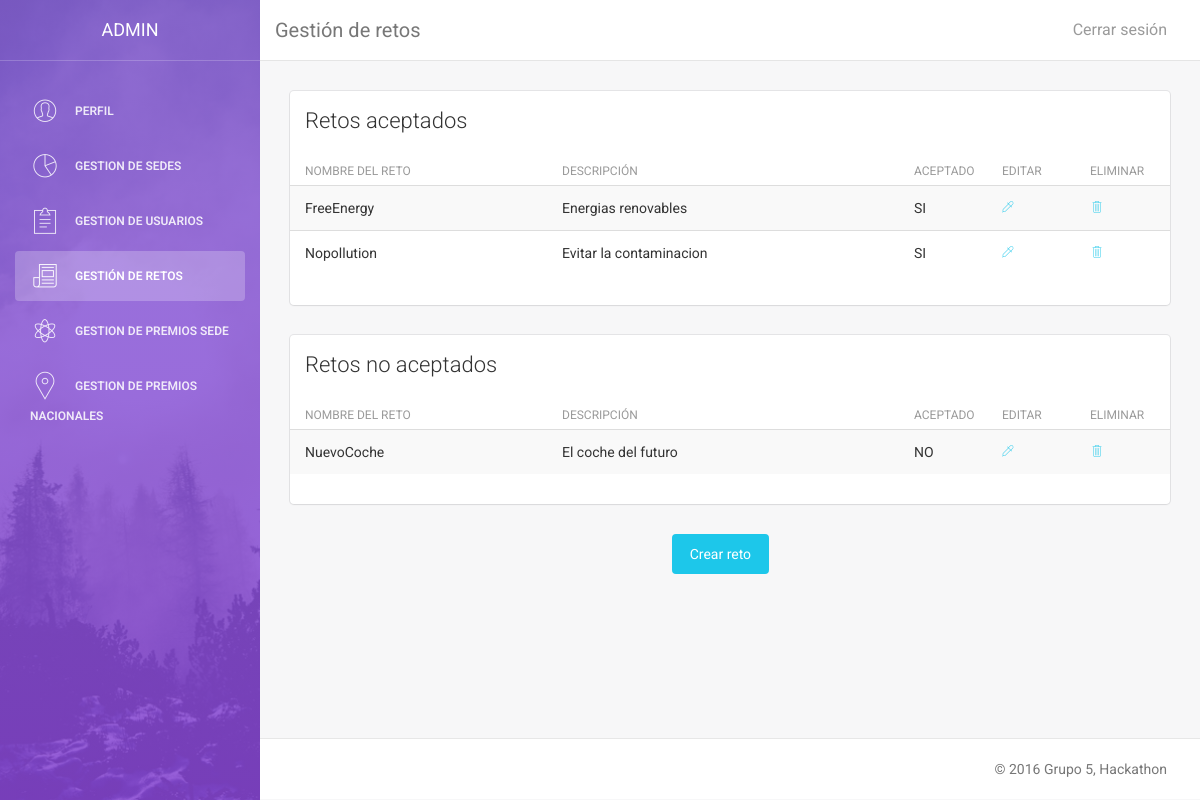
Screenshot of /vistas/admin/a_retos.php (signed in) with the database file from the repository.
### tables this page shows
CREATE TABLE IF NOT EXISTS Reto (
  `idReto` VARCHAR(50) NOT NULL,
	`DescReto` VARCHAR(500),
  `Aceptado` TINYINT(1) NOT NULL DEFAULT 0,
  PRIMARY KEY (`idReto`));

### modelo/esp.php (called while the page is built, shortened)
<?php
$idioma["aceptar"] = "Aceptar";
$idioma["cancelar"] = "Cancelar";
$idioma["editar"] = "Editar";
$idioma["eliminar"] = "Eliminar";
$idioma["volver"] = "Volver";
$idioma["crear"] = "Crear";
$idioma["modificar"] = "Modificar";
$idioma["cerrar"] = "Cerrar sesión";
$idioma["si"] = "SI";
$idioma["no"] = "NO";
$idioma["ver"] = "Ver";
$idioma["add"] = "Añadir";
$idioma['perfil'] = "Perfil";
$idioma['editar_perfil'] = "Editar perfil";
$idioma['eliminar_perfil'] = "Eliminar mi cuenta";
$idioma['rol'] = "Rol";
$idioma['idioma'] = "Idioma";
$idioma['nueva_pass'] = "Nueva contraseña";
$idioma["login_introduccion"] = "Bienvenido a la pagina del Hackaton.";
$idioma["login_introduccion2"] = "El mayor evento de retos del mundo";
$idioma["login_logueate"] = "Logueate en nuestro sitio";
$idioma["login_introduzca"] = "Introduzca su usario y contraseña para entrar:";
$idioma["login_usuario"] = "Usuario";
$idioma["login_pass"] = "Contraseña";
$idioma["login_aceptar"] = "Entra!";
$idioma["login_registrar"] = "Regístrate";
$idioma["login_or"] = "o si no...";
$idioma["login_visita"] = "Mira los retos";
$idioma["login_retos"] = "Retos";
$idioma['login_frase_retos'] = "Haz click en los retos para ver su descripcion";
$idioma['volver_login'] = "Volver al login";
$idioma['crear_reto'] = "¡Crea un reto!";
$idioma["registro_introduccion"] = "Bienvenido a la pagina del Hackaton.";
$idioma["registro_introduccion2"] = "El mayor evento de retos del mundo";
$idioma["registro_registrate"] = "Regístrate en nuestro sitio";
$idioma["registro_introduzca"] = "Rellena los campos para regístrarte:";
$idioma["registro_usuario"] = "Usuario";
$idioma["registro_sede"] = "Sede";
$idioma["registro_nombre"] = "Nombre";
$idioma["registro_pass"] = "Contraseña";
$idioma["registro_email"] = "Correo";
$idioma["registro_equipo"] = "Equipo";
$idioma["registro_aceptar"] = "Regístrate";
$idioma["registro_volver"] = "Volver";
$idioma["reto_introduce"] = "Completa los siguientes campos";
$idioma["gestion_retos"] = "Gestión de retos";
$idioma["retoSi"] = "Retos aceptados";
$idioma["retoNo"] = "Retos no aceptados";
$idioma["reto_nombre"] = "Nombre del reto";
$idioma["reto_descripcion"] = "Descripción";
$idioma["reto_aceptado"] = "Aceptado";
$idioma["reto_crear"] = "Crear reto";
$idioma["reto_modificar"] = "Modificar reto";
$idioma['retos'] = "Retos";
$idioma['reto_eliminar'] = "Eliminar reto";
$idioma["gestion_sedes"] = "Gestion de sedes";
$idioma["nueva_sede"] = "Nueva Sede";
$idioma["id_Sede"] = "Introduzca Ubicación";
$idioma["nombre_sede"] = "Nombre de sede";
$idioma["eliminar_sede"] = "Eliminar sede";
?>

### modelo/model_reto.php (called while the page is built, shortened)
<?php
include_once 'connect_DB.php';
class Reto {
    public function listarSi(){
        $db = new Database();
        $si = 1;
        $sqlRetos = $db->consulta("SELECT * FROM Reto WHERE Aceptado= '$si';");
        $arrayRetos = array();
        while ($row = mysqli_fetch_assoc($sqlRetos)) {
            $arrayRetos[] = $row;
        }
        return $arrayRetos;
    }
    public function listarNo(){
        $db = new Database();
        $no=0;
        $sqlRetos = $db->consulta("SELECT * FROM Reto WHERE Aceptado= '$no';");
        $arrayRetos = array();
        while ($row = mysqli_fetch_assoc($sqlRetos)) {
            $arrayRetos[] = $row;
        }
        return $arrayRetos;
    }
}
?>

### modelo/connect_DB.php (called while the page is built, shortened)
<?php
class Database {
    var $conexion;
    public function __construct($host="localhost",$user="admin_hackaton",
                                $pass="iu", $db="et1_hackaton"){
        $this->conexion = mysqli_connect($host, $user, $pass, $db);
    }
    public function consulta($sentencia){
        return mysqli_query($this->conexion,$sentencia);
    }
}
?>

### vistas/admin/a_retos.php (the view, shortened to what this page needs)
<!doctype html>
<html lang="en">
    <?php
include_once '../../modelo/model_reto.php';
$retoSi = new Reto();
$retoNo = new Reto();
$retosSi = $retoSi->listarSi();
$retosNo = $retoNo->listarNo();
    ?>
    <body>
        <div class="wrapper">
            <?php include_once '../Sidebars/a_sidebar.php'; a_sidebar('', '', '', 'class="active"',  '', '');?>
            <div class="main-panel">
                <nav class="navbar navbar-default navbar-fixed">
                    <div class="container-fluid">
                        <div class="navbar-header">
                            <a class="navbar-brand" href="#"><?php echo $idioma["gestion_retos"]; ?></a>
                        </div>
                        <div class="collapse navbar-collapse">
                            <ul class="nav navbar-nav navbar-right">
                                <li>
                                    <a href="../../controladores/ctrl_log_out.php">
                                        <?php echo $idioma["cerrar"]; ?>
                                    </a>
                                </li>
                            </ul>
                        </div>
                    </div>
                </nav>
                <div class="content">
                    <div class="container-fluid">
                        <div class="row">
                            <div class="col-md-12">
                                <div class="card">
                                    <div class="header">
                                        <h4 class="title"><?php echo $idioma['retoSi'];?></h4>
                                    </div>
                                    <div class="content table-responsive table-full-width">
                                        <table class="table table-hover table-striped">
                                            <thead>
                                                <th><?php echo $idioma["reto_nombre"]; ?></th>
                                                <th><?php echo $idioma["reto_descripcion"]; ?></th>
                                                <th><?php echo $idioma["reto_aceptado"]; ?></th>
                                                <th><?php echo $idioma["editar"]; ?></th>
                                                <th><?php echo $idioma["eliminar"]; ?></th>
                                            </thead>
                                            <tbody>
                                                <?php foreach ($retosSi as $rs){ ?>
                                                <tr>
                                                    <td width='30%'><?php echo $rs['idReto'];?></td>
                                                    <td width='40%'><?php echo $rs['DescReto'];?></td>
                                                    <td width='10%'><?php if($rs['Aceptado']==1) echo "SI";?></td>
                                                    <td width='10%'><a href="a_reto_mod.php?reto=<?php echo $rs['idReto'];?>"><i class="pe-7s-eyedropper"></i></a></td>
                                                    <td width='10%'><a href="a_reto_del.php?reto=<?php echo $rs['idReto'];?>"><i class="pe-7s-trash"></i></a></td>
                                                </tr>
                                                <?php }?>
                                            </tbody>
                                        </table>
                                    </div>
                                </div>
                                <div class="card">
                                    <div class="header">
                                        <h4 class="title"><?php echo $idioma['retoNo'];?></h4>
                                    </div>
                                    <div class="content table-responsive table-full-width">
                                        <table class="table table-hover table-striped">
                                            <thead>
                                                <th><?php echo $idioma["reto_nombre"]; ?></th>
                                                <th><?php echo $idioma["reto_descripcion"]; ?></th>
                                                <th><?php echo $idioma["reto_aceptado"]; ?></th>
                                                <th><?php echo $idioma["editar"]; ?></th>
                                                <th><?php echo $idioma["eliminar"]; ?></th>
                                            </thead>
                                            <tbody>
                                                <?php foreach ($retosNo as $rn){ ?>
                                                <tr>
                                                    <td width='30%'><?php echo $rn['idReto'];?></td>
                                                    <td width='40%'><?php echo $rn['DescReto'];?></td>
                                                    <td width='10%'><?php if($rn['Aceptado']==0) echo "NO";?></td>
                                                    <td width='10%'><a href="a_reto_mod.php?reto=<?php echo $rn['idReto'];?>"><i class="pe-7s-eyedropper"></i></a></td>
                                                    <td width='10%'><a href="a_reto_del.php?reto=<?php echo $rn['idReto'];?>"><i class="pe-7s-trash"></i></a></td>
                                                </tr>
                                                <?php }?>
                                            </tbody>
                                        </table>
                                    </div>
                                </div>
                            </div>
                        </div>
                        <div class="col-md-2 col-md-offset-5">
                            <a class="btn btn-info btn-fill boton" href="a_reto_nuevo.php"><?php echo $idioma["reto_crear"]; ?></a>
                        </div>
                    </div>
                </div>
                <footer class="footer">
                    <div class="container-fluid">
                        <p class="copyright pull-right"> &copy; 2016 Grupo 5, Hackathon</p>
                    </div>
                </footer>
            </div>
        </div>
    </body>
</html>

### css/nuestro.css (style rules this page uses)
.boton { text-decoration: none; color: white; }

### rows the page displays
reto: idReto "FreeEnergy", DescReto "Energias renovables", Aceptado "SI"
reto: idReto "Nopollution", DescReto "Evitar la contaminacion", Aceptado "SI"
reto: idReto "NuevoCoche", DescReto "El coche del futuro", Aceptado "NO"

### other values shown
$idioma['perfil'] "PERFIL"
$idioma["gestion_sedes"] "GESTION DE SEDES"
$idioma["gestion_usuarios"] "GESTION DE USUARIOS"
$idioma["gestion_retos"] "GESTIÓN DE RETOS"
$idioma["gestion_premios_sede"] "GESTION DE PREMIOS SEDE"
$idioma["gestion_premios_nacionales"] "GESTION DE PREMIOS NACIONALES"
$idioma["gestion_retos"] "Gestión de retos"
$idioma["cerrar"] "Cerrar sesión"
$idioma['retoSi'] "Retos aceptados"
$idioma["reto_nombre"] "NOMBRE DEL RETO"
$idioma["reto_descripcion"] "DESCRIPCIÓN"
$idioma["reto_aceptado"] "ACEPTADO"
$idioma["editar"] "EDITAR"
$idioma["eliminar"] "ELIMINAR"
$idioma['retoNo'] "Retos no aceptados"
